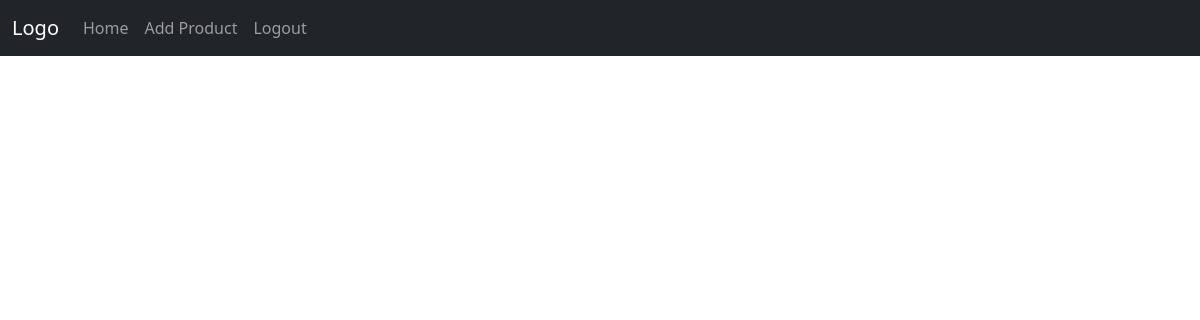
Before: /shop_home (signed in) with the older database file.
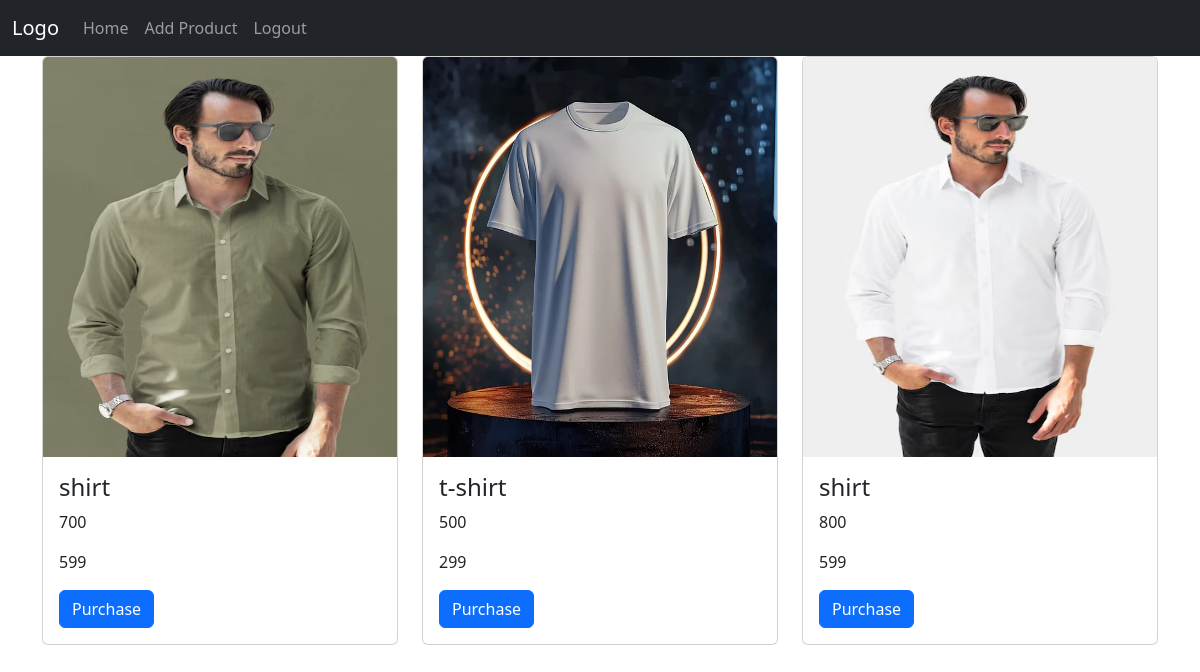
After: the same page with the newer database file.
### app/models.py (models this page shows)
class Product(models.Model):
    product_id=models.TextField()
    name=models.TextField()
    price=models.IntegerField()
    offer_price=models.IntegerField()
    img=models.FileField()

### app/views.py (the view)
# urls.py: path('shop_home',views.shop_home),
def shop_home(req):
    if 'shop' in req.session:
        product=Product.objects.all()
        return render(req,'shop/shop_home.html',{'products':product})
    else:
        return render(shop_login)

### templates/shop/shop_home.html (shortened to what this page needs)
<!DOCTYPE html>
<html lang="en">
<head>
    <link href="https://cdn.jsdelivr.net/npm/bootstrap@5.3.3/dist/css/bootstrap.min.css" rel="stylesheet">
</head>
<body>
    <nav class="navbar navbar-expand-sm bg-dark navbar-dark">
        <div class="container-fluid">
          <a class="navbar-brand" href="#">Logo</a>
          <div class="collapse navbar-collapse" id="collapsibleNavbar">
            <ul class="navbar-nav">
              <li class="nav-item">
                <a class="nav-link" href="#">Home</a>
              </li>
              <li class="nav-item">
                <a class="nav-link" href="#">Add Product</a>
              </li>
              <li class="nav-item">
                <a class="nav-link" href="logout">Logout</a>
              </li>
            </ul>
          </div>
        </div>
      </nav>
      <div class="container">
        <div class="row">
            {% for pro in products %}
            <div class="col-lg-4">
                <div class="card">
                    <img class="card-img-top" src="{{pro.img.url}}" alt="Card image" style="width:100%;height: 400px;">
                    <div class="card-body">
                      <h4 class="card-title">{{pro.name}}</h4>
                      <p class="card-text">{{pro.price}}</p>
                      <p class="card-text">{{pro.offer_price}}</p>
                      <a href="#" class="btn btn-primary">Purchase</a>
                    </div>
                </div>
            </div>
            {% endfor %}
        </div>
      </div>
</body>
</html>

Changed rows visible on the page:
added Product: img (picture), name "shirt", price "700", offer_price "599"
added Product: img (picture), name "t-shirt", price "500", offer_price "299"
added Product: img (picture), name "shirt", price "800", offer_price "599"
